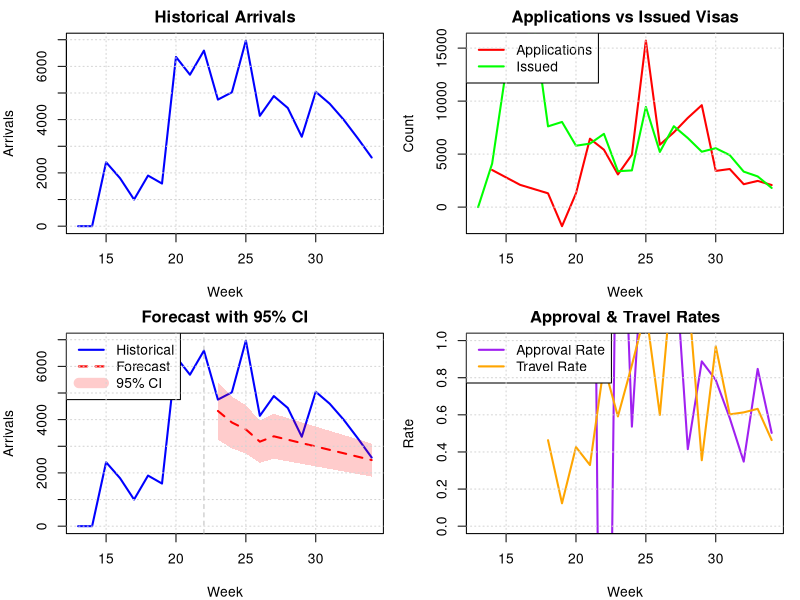

The R script that drew this image: (Note: this script raises an error after producing the figure.)
# Ukraine Arrivals Forecasting Simulation
# Predicts arrivals for next 3 months based on visa data

library(tidyverse)
library(forecast)
library(lubridate)

# Load actual data
data <- read_csv("data/visas-weekly-training.csv")

# Reformat data to match what the code below is expecting
data <- data |> 
  mutate(week = week(date)) |>
  rename(
    app = applications,
    issued = visas_issued
  ) |> 
  mutate(visa_type = case_match(
    visa_type,
    "Ukraine Family Scheme"     ~ "family",
    "Ukraine Sponsorship Scheme" ~ "sponsor",
    "Government sponsored"       ~ "govt"
  )) |>
  pivot_wider(
    names_from = visa_type,
    values_from = c(app, issued, arrivals),
    names_sep = "_"
  )

# Generate synthetic historical data (52 weeks)
# set.seed(42)
# n_weeks <- 52
n_weeks <- length(unique(data$date))

# data <- tibble(
#   week = 1:n_weeks,
#   date = seq(today() - weeks(n_weeks), by = "week", length.out = n_weeks),
  
#   # Visa applications by type
#   app_family = rpois(n_weeks, lambda = 150) + 50 * sin(2*pi*week/52),
#   app_sponsor = rpois(n_weeks, lambda = 200) + 70 * sin(2*pi*week/52),
#   app_govt = rpois(n_weeks, lambda = 80) + 30 * sin(2*pi*week/52),
  
#   # Visas issued (with processing lag and approval rate)
#   issued_family = NA,
#   issued_sponsor = NA,
#   issued_govt = NA,
  
#   # Arrivals (with travel lag)
#   arrivals_family = NA,
#   arrivals_sponsor = NA,
#   arrivals_govt = NA
# )

# # Simulate visas issued (2-4 week lag, 85-95% approval rate)
# for(i in 4:n_weeks) {
#   data$issued_family[i] <- rbinom(1, round(data$app_family[i-3]), 0.90)
#   data$issued_sponsor[i] <- rbinom(1, round(data$app_sponsor[i-3]), 0.88)
#   data$issued_govt[i] <- rbinom(1, round(data$app_govt[i-2]), 0.92)
# }

# # Simulate arrivals (1-6 week lag after visa issued, 70-80% travel rate)
# for(i in 7:n_weeks) {
#   data$arrivals_family[i] <- rbinom(1, data$issued_family[i-4], 0.75)
#   data$arrivals_sponsor[i] <- rbinom(1, data$issued_sponsor[i-5], 0.72)
#   data$arrivals_govt[i] <- rbinom(1, data$issued_govt[i-3], 0.78)
# }

# Calculate totals
data <- data %>%
  mutate(
    total_applications = app_family + app_sponsor + app_govt,
    total_issued = issued_family + issued_sponsor + issued_govt,
    total_arrivals = arrivals_family + arrivals_sponsor + arrivals_govt
  ) %>%
  replace_na(list(
    issued_family = 0, issued_sponsor = 0, issued_govt = 0,
    arrivals_family = 0, arrivals_sponsor = 0, arrivals_govt = 0,
    total_issued = 0, total_arrivals = 0
  ))

# FEATURE ENGINEERING
data_features <- data %>%
  mutate(
    # Lagged variables
    issued_lag1 = lag(total_issued, 1),
    issued_lag2 = lag(total_issued, 2),
    issued_lag4 = lag(total_issued, 4),
    app_lag1 = lag(total_applications, 1),
    
    # Moving averages
    issued_ma4 = zoo::rollmean(total_issued, k = 4, fill = NA, align = "right"),
    app_ma4 = zoo::rollmean(total_applications, k = 4, fill = NA, align = "right"),
    
    # Conversion rates
    approval_rate = total_issued / lag(total_applications, 3),
    travel_rate = total_arrivals / lag(total_issued, 4),
    
    # Cumulative features
    cum_issued = cumsum(total_issued),
    cum_arrivals = cumsum(total_arrivals),
    
    # Time trends
    trend = row_number(),
    quarter = quarter(date),
    
    # Application-to-issued ratio
    app_issued_ratio = total_applications / (total_issued + 1)
  )

# Split into train/test (keep last 4 weeks for validation)
train_end <- n_weeks - 4
train_data <- data_features[1:train_end, ]
test_data <- data_features[(train_end+1):n_weeks, ]

cat("=== DATA SUMMARY ===\n")
cat(sprintf("Training weeks: %d\n", nrow(train_data)))
cat(sprintf("Test weeks: %d\n", nrow(test_data)))
cat(sprintf("Mean weekly arrivals: %.1f\n", mean(train_data$total_arrivals, na.rm=T)))

# MODEL 1: ARIMA on arrivals time series
cat("\n=== MODEL 1: ARIMA ===\n")
arrivals_ts <- ts(train_data$total_arrivals, frequency = 52)
arima_model <- auto.arima(arrivals_ts, seasonal = TRUE)
print(arima_model)

# MODEL 2: Multiple Linear Regression with engineered features
cat("\n=== MODEL 2: Regression with Engineered Features ===\n")
reg_formula <- total_arrivals ~ issued_lag4 + issued_ma4 + 
                                approval_rate + travel_rate + 
                                trend + app_issued_ratio

reg_data <- train_data %>% 
  select(total_arrivals, issued_lag4, issued_ma4, approval_rate, 
         travel_rate, trend, app_issued_ratio) %>%
  drop_na()

reg_data_clean <- reg_data |>
  filter(if_all(everything(), ~ !is.na(.) & is.finite(.)))

reg_model <- lm(reg_formula, data = reg_data_clean)
print(summary(reg_model))

# MODEL 3: Ensemble combining ARIMA and features
cat("\n=== MODEL 3: Hybrid Ensemble ===\n")
# Use ARIMA predictions as a feature
arima_fitted <- fitted(arima_model)
train_data$arima_pred <- c(arima_fitted, rep(NA, nrow(train_data) - length(arima_fitted)))

ensemble_formula <- total_arrivals ~ arima_pred + issued_lag4 + 
                                      issued_ma4 + travel_rate + trend

ensemble_data <- train_data %>% 
  select(total_arrivals, arima_pred, issued_lag4, issued_ma4, 
         travel_rate, trend) %>%
  drop_na()

#ensemble_model <- lm(ensemble_formula, data = ensemble_data)

ensemble_data_clean <- ensemble_data |>
  filter(if_all(everything(), ~ !is.na(.) & is.finite(.)))

ensemble_model <- lm(ensemble_formula, data = ensemble_data_clean)

print(summary(ensemble_model))

# FORECAST NEXT 12 WEEKS (3 months)
forecast_horizon <- 12
cat("\n=== FORECASTING NEXT 12 WEEKS ===\n")

# Generate forecast scenarios
forecast_data <- tibble(
  week = (n_weeks + 1):(n_weeks + forecast_horizon),
  date = seq(max(data$date) + weeks(1), by = "week", length.out = forecast_horizon)
)

# Assume applications continue at recent average with slight decline
recent_apps <- mean(tail(data$total_applications, 8))
forecast_data$total_applications <- round(recent_apps * exp(-0.01 * (1:forecast_horizon)))

# Project issuances based on recent approval rate
recent_approval <- mean(tail(data_features$approval_rate, 8), na.rm = TRUE)
forecast_data$total_issued <- round(forecast_data$total_applications * recent_approval)

# ARIMA forecast
arima_forecast <- forecast(arima_model, h = forecast_horizon)

# For regression models, need to build features
last_issued <- tail(data$total_issued, 8)
forecast_data$issued_lag4 <- c(last_issued[5:8], forecast_data$total_issued[1:8])
forecast_data$issued_ma4 <- zoo::rollmean(c(last_issued, forecast_data$total_issued), 
                                           k = 4, fill = NA, align = "right")[(length(last_issued)+1):
                                                                               (length(last_issued)+forecast_horizon)]
forecast_data$approval_rate <- recent_approval
forecast_data$travel_rate <- mean(tail(data_features$travel_rate, 8), na.rm = TRUE)
forecast_data$trend <- (n_weeks + 1):(n_weeks + forecast_horizon)
forecast_data$app_issued_ratio <- forecast_data$total_applications / 
                                   (forecast_data$total_issued + 1)

# Generate predictions
forecast_data$arima_pred <- as.numeric(arima_forecast$mean)
forecast_data$reg_pred <- predict(reg_model, newdata = forecast_data)
forecast_data$ensemble_pred <- predict(ensemble_model, 
                                        newdata = forecast_data %>% 
                                          mutate(arima_pred = arima_pred))

# Combine predictions (ensemble average)
forecast_data <- forecast_data %>%
  mutate(
    predicted_arrivals = round((arima_pred + reg_pred + ensemble_pred) / 3),
    lower_95 = round(predicted_arrivals * 0.75),
    upper_95 = round(predicted_arrivals * 1.25)
  )

# RESULTS SUMMARY
cat("\n=== FORECAST SUMMARY ===\n")
cat(sprintf("Total predicted arrivals (12 weeks): %d\n", 
            sum(forecast_data$predicted_arrivals)))
cat(sprintf("Range: %d - %d\n", 
            sum(forecast_data$lower_95), 
            sum(forecast_data$upper_95)))
cat(sprintf("Average weekly arrivals: %.1f\n", 
            mean(forecast_data$predicted_arrivals)))

print(forecast_data %>% 
  select(week, date, predicted_arrivals, lower_95, upper_95) %>%
  mutate(date = format(date, "%Y-%m-%d")))

# VISUALIZATION
par(mfrow = c(2, 2), mar = c(4, 4, 2, 1))

# Plot 1: Historical arrivals
plot(data$week, data$total_arrivals, type = "l", col = "blue", lwd = 2,
     xlab = "Week", ylab = "Arrivals", main = "Historical Arrivals")
grid()

# Plot 2: Applications vs Issued
plot(data$week, data$total_applications, type = "l", col = "red", lwd = 2,
     xlab = "Week", ylab = "Count", main = "Applications vs Issued Visas")
lines(data$week, data$total_issued, col = "green", lwd = 2)
legend("topleft", legend = c("Applications", "Issued"), 
       col = c("red", "green"), lty = 1, lwd = 2)
grid()

# Plot 3: Forecast with confidence intervals
all_weeks <- c(data$week, forecast_data$week)
all_arrivals <- c(data$total_arrivals, forecast_data$predicted_arrivals)
plot(all_weeks, all_arrivals, type = "n", 
     xlab = "Week", ylab = "Arrivals", 
     main = "Forecast with 95% CI")
lines(data$week, data$total_arrivals, col = "blue", lwd = 2)
lines(forecast_data$week, forecast_data$predicted_arrivals, 
      col = "red", lwd = 2, lty = 2)
polygon(c(forecast_data$week, rev(forecast_data$week)),
        c(forecast_data$lower_95, rev(forecast_data$upper_95)),
        col = rgb(1, 0, 0, 0.2), border = NA)
abline(v = n_weeks, lty = 2, col = "gray")
legend("topleft", legend = c("Historical", "Forecast", "95% CI"), 
       col = c("blue", "red", rgb(1, 0, 0, 0.2)), 
       lty = c(1, 2, 1), lwd = c(2, 2, 10))
grid()

# Plot 4: Feature importance (conversion rates)
plot(data_features$week, data_features$approval_rate, type = "l", 
     col = "purple", lwd = 2,
     xlab = "Week", ylab = "Rate", main = "Approval & Travel Rates",
     ylim = c(0, 1))
lines(data_features$week, data_features$travel_rate, col = "orange", lwd = 2)
legend("topleft", legend = c("Approval Rate", "Travel Rate"), 
       col = c("purple", "orange"), lty = 1, lwd = 2)
grid()

cat("\n=== ANALYSIS COMPLETE ===\n")
cat("Models used:\n")
cat("1. ARIMA for time series patterns\n")
cat("2. Multiple regression with engineered features\n")
cat("3. Hybrid ensemble combining both approaches\n")
cat("\nKey features:\n")
cat("- Lagged visa issuances (4 weeks)\n")
cat("- Moving averages (4 weeks)\n")
cat("- Approval and travel rates\n")
cat("- Time trends\n")

write_rds(forecast_data, "simulations/data/claude-sonnet-4.5.rds")
